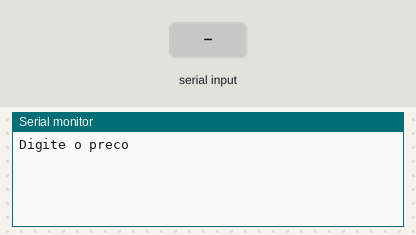
The sketch below on a simulated Arduino Uno, built with avr-gcc and run on an emulated ATmega328P. On the bench: the last lines printed to the serial monitor. Inputs (shaded band) come from the test bench.

Above: at 1.2 s.
1.3 s: "90,45\n" received over Serial
At 2.65 s:
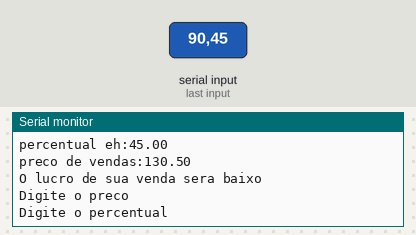
2.8 s: "30,150\n" received over Serial
At 5.4 s:
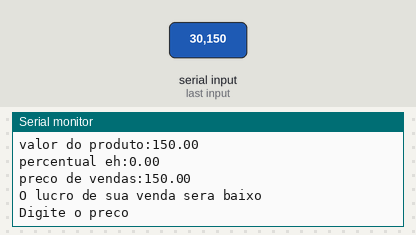

The sketch:

Exerc_cios_10.ino
```cpp
/*
Elabore um programa para cálculo de preços de produtos que solicite o preço de
compra do produto e o percentual a ser aplicado em cima desse valor para a venda.
Calcule e exiba o preço de venda do produto. Se o percentual a ser aplicado for
inferior a 50%, exiba uma mensagem informando ao usuário que o produto será
vendido com uma margem muito pequena de lucro.
*/

//Variaveis
 float preco = 0;
 float percentual = 0;
 float valordevendas = 0;

void setup()
{
 Serial.begin(9600);
}

void loop()
{
  Serial.println("Digite o preco");//informa uma mensagem ao usuario
  while(! Serial.available());//espera o usuario digitar (dar enter)
  preco = Serial.parseFloat();

  Serial.println("Digite o percentual");//informa uma mensagem ao usuario
  while(! Serial.available());//espera o usuario digitar (dar enter)
  percentual = Serial.parseFloat();

  valordevendas = preco + (preco / 100 * percentual);

  Serial.println("valor do produto:"  + String (preco));
  Serial.println("percentual eh:"  + String (percentual));
  Serial.println("preco de vendas:"  + String (valordevendas));

   if (percentual < 50) {
      Serial.println("O lucro de sua venda sera baixo");
   }
}
```

Measured:
- after the input at 1.3 s, the serial monitor: prints a new line at once (image 1)
- after the input at 2.8 s, the serial monitor: prints a new line at once (image 2)
